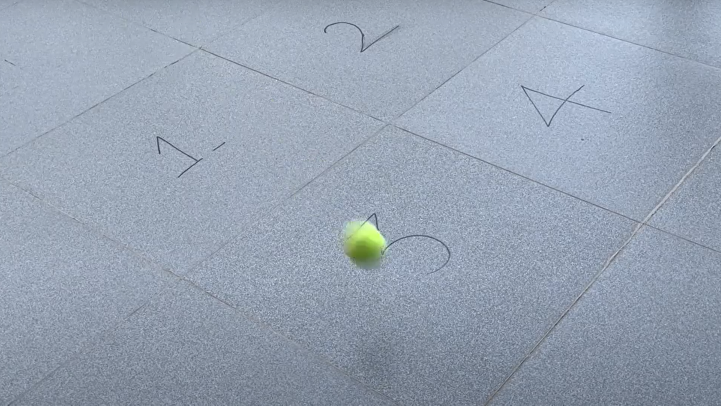
#> input picture ball.png, 1442 x 811 px, given in place of the camera (shown at 1/2 size)
$ python ball_tracking.py   (older library calls are emulated)
#> lines starting #> are read from the running program, lines starting #| are printed output that depends on the picture
from collections import deque
import numpy as np
import argparse
import imutils
import cv2
import time
import matplotlib.pyplot as plt
# import serial

# ser = serial.Serial('/dev/cu.usbmodem1411', 115200)
# /dev/cu.usbmodem1411

#python 35

ap = argparse.ArgumentParser()
ap.add_argument("-v", "--video", help="path to the (optional) video file")
ap.add_argument("-b", "--buffer", type=int, default=64, help="max buffer size")
# ap.add_argument("-p", "--port", help="port for the serial connection")
args = vars(ap.parse_args())

# for orange pingpong ball
# 0,0,143 255,255,255
# 0,111,209 255,206,255
lowerBound = (0, 111, 209)
lowerBound = (0, 182, 162)
# 0,182,162 255,255,255
upperBound = (255, 206, 255) ## set upper lower bound for color threshold
upperBound = (255, 255, 255) ## set upper lower bound for color threshold
pts = deque(maxlen=args["buffer"])

def testFPS():
    test = camera.get(cv2.CAP_PROP_FPS)
    print("Frames per second should be : {0}".format(test))

    # Number of frames to capture
    num_frames = 120;
    print("Capturing {0} frames".format(num_frames))

    # Start time
    start = time.time()

    # Grab a few frames
    for i in range(0, num_frames):
        ret, frame = camera.read()

    # End time
    end = time.time()

    # Time elapsed
    seconds = end - start
    print("Time taken : {0} seconds".format(seconds))

    # Calculate frames per second
    fps  = num_frames / seconds;
    print("Estimated frames per second : {0}".format(fps))

if not args.get("video", False):
    camera = cv2.VideoCapture(0)
    # [8 lines of commented-out code are left out]
else:
    camera = cv2.VideoCapture(args["video"])


i = 0
j = 0
start = time.time()
num_frames_2 = 1200
x_arr = []
y_arr = []


# while True:
while True:

    (grabbed, frame) = camera.read()
#> frame is the input picture: shape (811, 1442, 3); mean B, G, R 178.7, 162.5, 150.7
    j += 1
    # [17 lines of commented-out code are left out]


    if args.get("video") and not grabbed:
        break

    frame = imutils.resize(frame, width=800)
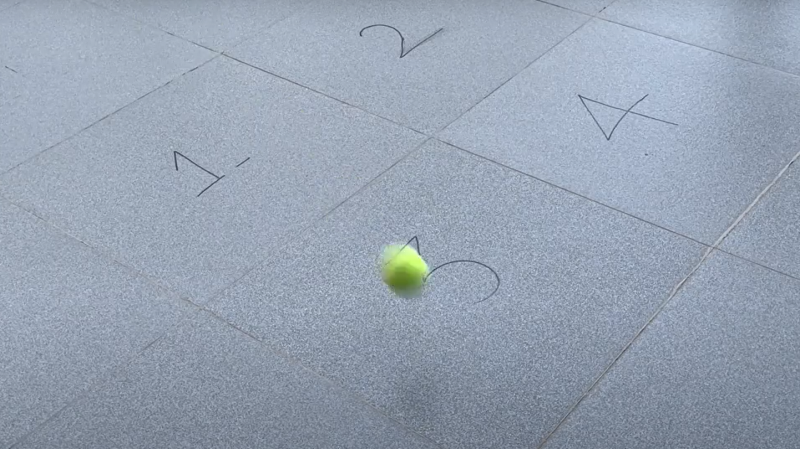
#> frame: shape (449, 800, 3); mean B, G, R 178.7, 162.5, 150.7
    # frame = cv2.resize(frame, (640, 480))
    # blurred = cv2.GaussianBlur(frame, (11, 11), 0)
    hsv = cv2.cvtColor(frame, cv2.COLOR_BGR2HSV)
#> hsv: shape (449, 800, 3); mean H, S, V 107.3, 41, 179.1

    mask = cv2.inRange(hsv, lowerBound, upperBound)
#> mask: shape (449, 800); every value is 0
    mask = cv2.erode(mask, None, iterations=2)
    mask = cv2.dilate(mask, None, iterations=2)

    cnts = cv2.findContours(mask.copy(), cv2.RETR_EXTERNAL, cv2.CHAIN_APPROX_SIMPLE)[-2]
#> cnts = []
    center = None

    if len(cnts) > 0:
        c = max(cnts, key=cv2.contourArea)
        ((x, y), radius) = cv2.minEnclosingCircle(c)
        M = cv2.moments(c)
        center = (int(M["m10"] / M["m00"]), int(M["m01"] / M["m00"]))

        # only proceed if the radius meets a minimum size
        if radius > 10:
            # draw the circle and centroid on the frame,
            # then update the list of tracked points
            cv2.circle(frame, (int(x), int(y)), int(radius),
                (0, 255, 255), 2)
            cv2.circle(frame, center, 5, (0, 0, 255), -1)


    pts.appendleft(center)

    for i in range(1, len(pts)):
    # if either of the tracked points are None, ignore
    # them
        if pts[i - 1] is None or pts[i] is None:
            continue

        thickness = int(np.sqrt(args["buffer"] / float(i + 1)) * 2.5)
        cv2.line(frame, pts[i - 1], pts[i], (0, 0, 255), thickness)

    cv2.imshow("Frame", frame)
    # cv2.imshow("Mask", mask)

    if center is None:
        str_x, str_y = "x---", "y---"
    else:
        str_x, str_y = "x{:03d}".format(center[0]), "y{:03d}".format(center[1])


    # [5 lines of commented-out code are left out]


    key = cv2.waitKey(1) & 0xFF
#> (key q is pressed here)

    if key == ord("q"):
        break

end = time.time()
seconds = end - start
print("Simulated fps:", i / seconds)

x_arr_np = np.array(x_arr)
x_arr_np = x_arr_np /  (i / seconds)
y_arr_np = np.array(y_arr)
y_arr_np = y_arr_np /  (i / seconds)

fps = int(i / seconds)

plt.figure(1)


plt.subplot(211)
plt.title('Vertical Position')
# plt.xlabel('Frame Number @ 30FPS')
plt.ylabel('Position')
# plt.axhline(y=300, linewidth=1, color='r', ls='--', label="error")
plt.plot(range((len(x_arr))), x_arr,label="actual")

fs = 100 # sample rate
f = 0.8 # the frequency of the signal
x = np.arange(len(x_arr))

y = [ 40*np.sin(2*np.pi*f * (i/fs) + 2) + 273 - x_arr[i] for i in x]
# plt.plot(x,y, linewidth=1, color='r', ls='--', label="reference")
plt.legend()


plt.subplot(212)
plt.title('Horizontal Position')


plt.xlabel('Frame Number @ 30FPS')
plt.ylabel('Position')
# plt.axhline(y=238, linewidth=1, color='r', ls='--', label="reference")


fs = 100
 # sample rate
f = 0.78 # the frequency of the signal
x = np.arange(len(x_arr))
y = [ 40*np.sin(2*np.pi*f * (i/fs) + np.pi*0.32) + 220 - y_arr[i] for i in x]
plt.plot(range(len(x_arr)), y_arr, label="actual")
# plt.plot(x,y, linewidth=1, color='r', ls='--', label="error")


plt.legend()
# plt.yticks(np.linspace(min(x), max(x)+1, 5.0))

plt.show()
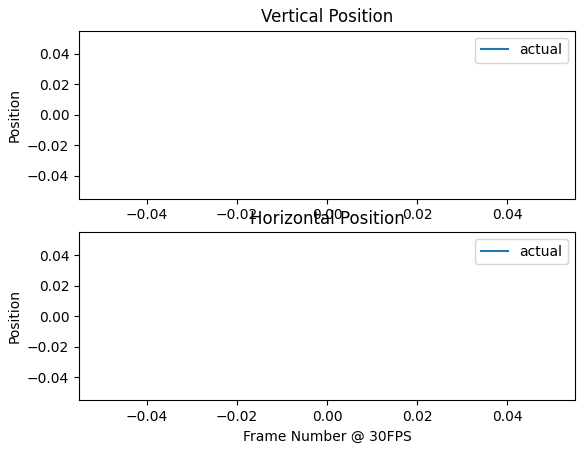
#> figure drawn by matplotlib, 2 panels

camera.release()
cv2.destroyAllWindows()
